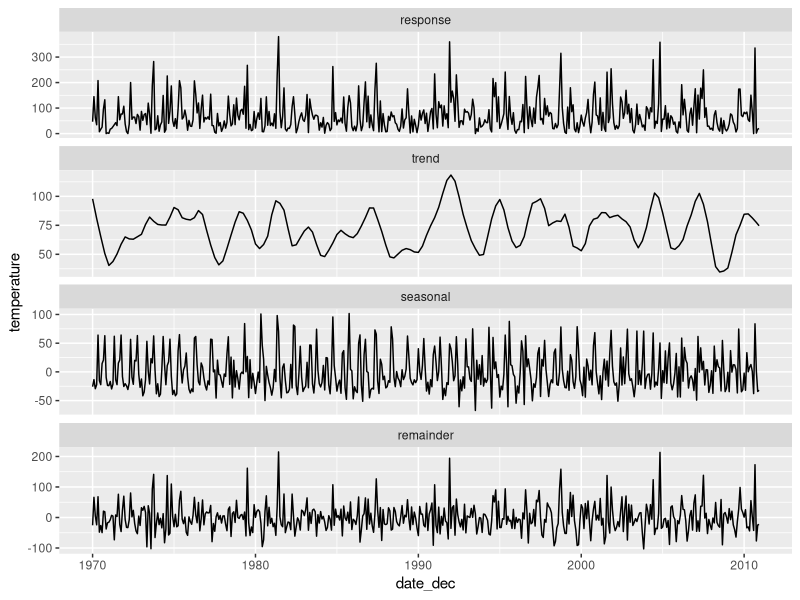

This figure's R source:
# data from:
# https://www.ncei.noaa.gov/access/search/data-search/global-summary-of-the-month
# weather station: AUSTIN CAMP MABRY, TX US USW00013958
# temperature and precipitation data

library(tidyverse)
library(here)

atx_temps <- read_csv(
  here("datasets", "atx_temps.csv"),
  show_col_types = FALSE
)

start <- 1970
end <- 2010
temps_reduced <- filter(atx_temps, year >= start & year <= end)
response <- temps_reduced$temp_ave
response <- temps_reduced$precip


# convert to time series object
temps_ts <- ts(
  data = response,
  start = start,
  end = c(end, 12),
  frequency = 12      # we have 12 time points per year
)

temps_stl <- stl(temps_ts, s.window = 7)

temps_detrended <- tibble(
  date_dec = temps_reduced$date_dec,
  response,
  seasonal = t(temps_stl$time.series)[1, ],
  trend = t(temps_stl$time.series)[2, ],
  remainder = t(temps_stl$time.series)[3, ]
)

# plot
temps_detrended |>
  pivot_longer(-date_dec, names_to = "component", values_to = "temperature") |>
  mutate(
    component = fct_relevel(component, "response", "trend", "seasonal", "remainder")
  ) |>
  ggplot(aes(date_dec, temperature)) +
  geom_line() +
  facet_wrap(~component, scales = "free_y", ncol = 1)
